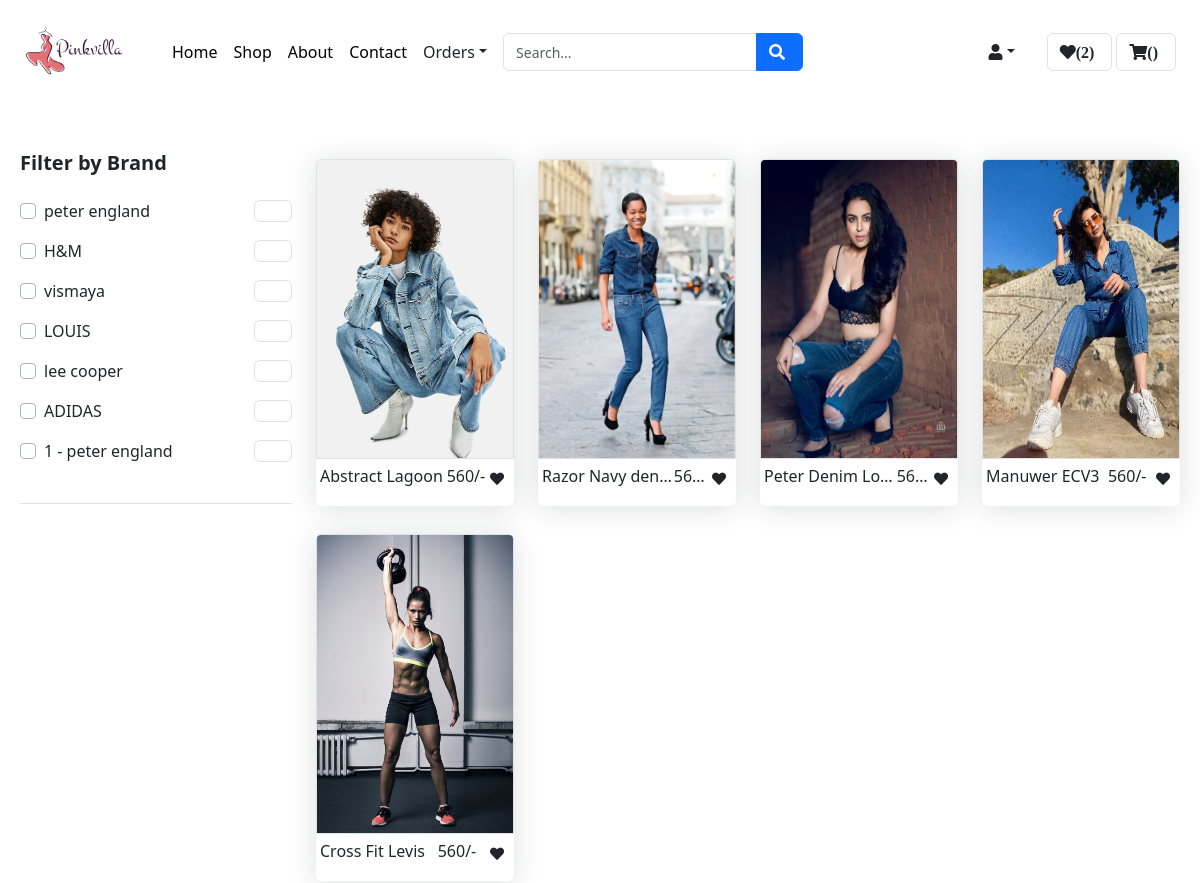
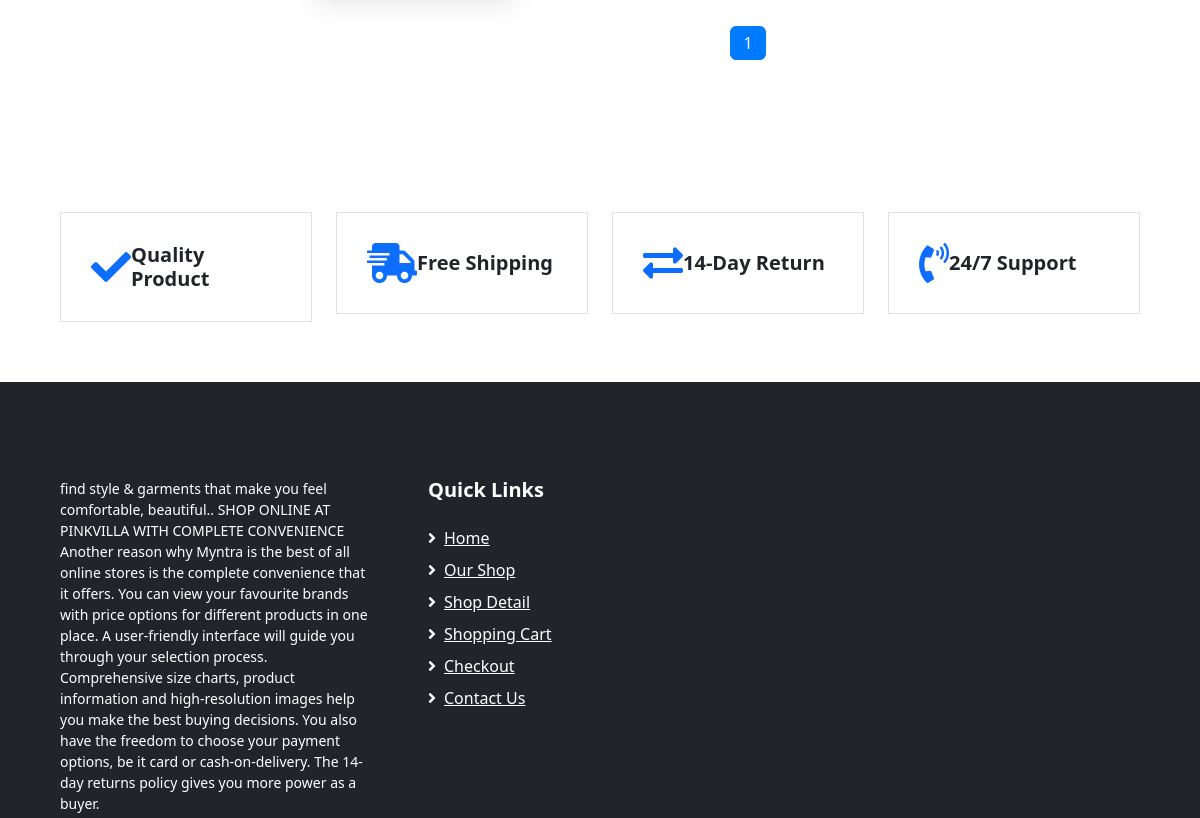
The page /shop/ (signed in, upper part) on the database as committed earlier (2 pictures, top to bottom).
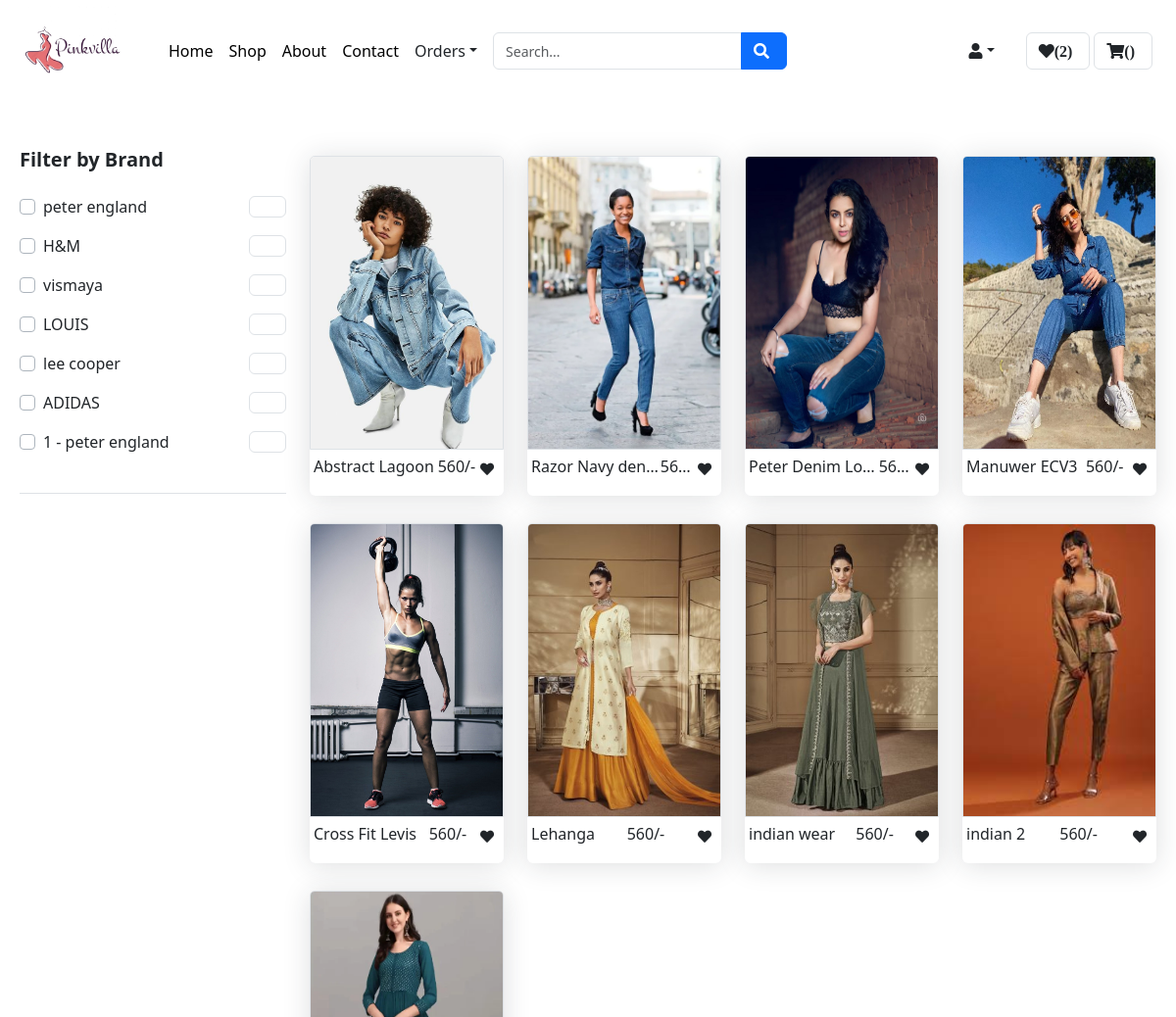
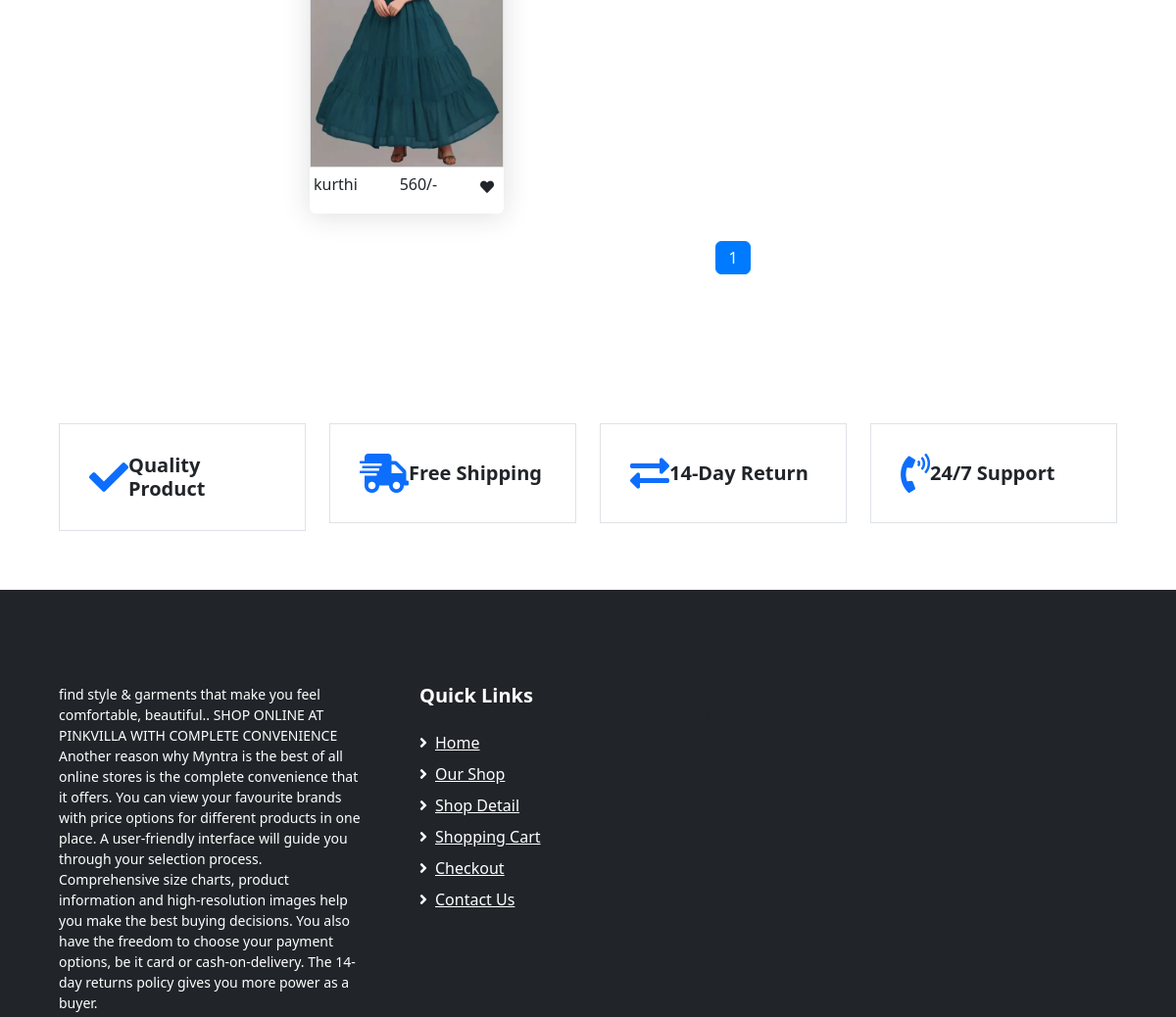
The same page on the database as committed later (2 pictures, top to bottom).
### app1/models.py (models this page shows, shortened)
class Brand(models.Model):
    brand = models.CharField(max_length=20)

class Product(models.Model):
    id = models.AutoField(primary_key=True)
    name = models.CharField(max_length=100)
    brand = models.ForeignKey(Brand,on_delete=models.CASCADE)
    category = models.ForeignKey(category,on_delete=models.CASCADE)
    description = models.TextField()
    sales_count = models.PositiveIntegerField(default=0)
    wardrobe_essential = models.BooleanField(default=False)
    image = models.ImageField(blank=True, upload_to='images/')

### app1/views.py (the view)
# urls.py: path('shop/',views.shop, name='shop'),
def shop(request):
    username = request.session["username"]
    user = custom_user.objects.get(username=username)
    wishlistobj = Wishlist.objects.filter(username=user)
    wishlist_count = wishlistobj.count()
    products = Product.objects.all()
    brands = Brand.objects.all()
    selected_brands = request.POST.getlist('brands')
    if selected_brands:
        products = products.filter(brand__id__in=selected_brands)
    paginator = Paginator(products, 12)  # Show 12 products per page
    page = request.GET.get('page')
    try:
        products = paginator.page(page)
    except PageNotAnInteger:
        products = paginator.page(1)
    except EmptyPage:
        products = paginator.page(paginator.num_pages)
    context = {
        "products": products,
        "brand": brands,
        "wishlist_count":wishlist_count
    }
    return render(request,'shop.html',context)

### app1/templates/shop.html (shortened to what this page needs)
{% extends 'user_home.html' %}
{% load static %}
{% block main-content %}
<div class="container-fluid pt-5">
    <div class="row px-xl-2 pb-3">
        <div class="col-lg-3 col-md-4 col-sm-12 pb-1">
            <div class="border-bottom mb-4 pb-4">
                <h5 class="font-weight-semi-bold mb-4">Filter by Brand</h5>
                <form method="post">
                    {% for b in brand %}
                    <div class="custom-control custom-checkbox d-flex align-items-center justify-content-between mb-3">
                        <label class="custom-control-label" for="brand-{{ b.id }}">{{ b.brand }}</label>
                        <span class="badge border font-weight-normal">150</span>
                    </div>
                    {% endfor %}
                </form>
            </div>
        </div>
        <div class="col-lg-9 col-md-8 col-sm-12">
            <div class="row">
                {% for product in products %}
                <div class="col-lg-3 col-md-6 col-sm-12 pb-1">
                    <div class="card product-item border-0 mb-4">
                        <a href="{% url 'product_detail' product.id %}">
                            <div class="card-header product-img position-relative overflow-hidden bg-transparent border p-0">
                                <img class="img-fluid w-100" src="{{ product.image.url }}" alt=""
                                    style="height: 300px;">
                            </div>
                        </a>
                        <div class="d-flex p-1 pt-0 pb-2" style="justify-content: space-between;">
                            <h6 class="text-truncate mb-2 mt-2">{{ product.name }}</h6>
                            <h6 class="text-truncate mb-2 mt-2">560/-</h6>
                            <a href="#" class="btn btn-sm text-dark p-0  mb-2 mt-2">
                                <i class="fa fa-heart" aria-hidden="true"></i>
                            </a>
                        </div>
                    </div>
                </div>
                {% endfor %}
            </div>
            <nav aria-label="Products Pagination" class="d-flex justify-content-center">
                <ul class="pagination">
                    {% for num in products.paginator.page_range %}
                    <li class="page-item {% if num == products.number %}active{% endif %}">
                        <a class="page-link" href="?page={{ num }}">{{ num }}</a>
                    </li>
                    {% endfor %}
                </ul>
            </nav>
        </div>
    </div>
</div>
{% endblock main-content %}

### app1/templates/user_home.html (shortened to what this page needs)
<!DOCTYPE html>
<html lang="en">
  {% load static %}
<head>
    <link href="https://cdnjs.cloudflare.com/ajax/libs/font-awesome/5.10.0/css/all.min.css" rel="stylesheet">
    <link href="lib/owlcarousel/assets/owl.carousel.min.css" rel="stylesheet">
    <link href="/static/app/css/style.min.css" rel="stylesheet">
    <link href="{% static 'app/css/style.css' %}" rel="stylesheet">
    <link href="https://cdn.jsdelivr.net/npm/bootstrap@5.3.0/dist/css/bootstrap.min.css" rel="stylesheet">
</head>
<body>
    <div class="row align-items-center py-1 px-xl-4">
        <div class="d-flex align-items-center">
            <div class="mr-5 d-none d-lg-block">
                <a href="" class="text-decoration-none">
                    <h1 class="mb-3 display-5 font-weight-semi-bold">
                             <img src="{% static "app/img/product/logo2.png" %}" alt="Logo" class="img-fluid"  style="width: 100px; height: auto; ">
                    </h1>
                </a>
            </div>
            <div class="mr-3">
                <a href="{% url 'userhome' %}" style="text-decoration: none;">
                    <button type="button" style="border: none; background: none; padding: 0; cursor: pointer;">Home</button>
                </a>
            </div>
            <div class="mr-3">
                <a href="{% url 'shop' %}" style="text-decoration: none;">
                    <button type="button" style="border: none; background: none; padding: 0; cursor: pointer;">Shop</button>
                </a>
            </div>
            <div class="mr-3">
                <a href="{% url 'about' %}" style="text-decoration: none;">
                    <button type="button" style="border: none; background: none; padding: 0; cursor: pointer;">About</button>
                </a>
            </div>
            <div class="mr-3">
                <a href="{% url 'contact' %}" style="text-decoration: none;">
                    <button type="button" style="border: none; background: none; padding: 0; cursor: pointer;">Contact</button>
                </a>
            </div>
            <div class="nav-item dropdown mr-3">
                <a href="#" class="nav-link dropdown-toggle" data-toggle="dropdown">Orders</a>
            </div>
                    <form action="{% url 'search' %}" method="GET" class="flex-grow-1">
                        <div class="input-group" style="width: 300px;">
                            <input type="text" class="form-control" name="search" placeholder="Search...">
                            <div class="input-group-append">
                                <button type="submit" class="btn btn-primary">
                                    <i class="fa fa-search"></i>
                                </button>
                            </div>
                        </div>
                    </form>
                <div class="nav-item dropdown mr-3">
                    <a href="#" class="nav-link dropdown-toggle " data-toggle="dropdown"><i class="fa fa-user" aria-hidden="true"></i></a>
                </div>
                <a href="{% url 'wishlist' %}" class="btn border ml-3">
                    <i class="fas fa-heart">({{ wishlist_count }})</i>
                </a>
                <a href="{% url 'show-cart' %}" class="btn border ml-1">
                    <i class="fas fa-shopping-cart">({{ cart_count }})</i>
                </a>
            </div>
        </div>
   {% block main-content%}{% endblock main-content%}
    <br>
    <br>
    <br>
     <div class="container-fluid pt-5">
        <div class="row px-xl-5 pb-3">
            <div class="col-lg-3 col-md-6 col-sm-12 pb-1">
                <div class="d-flex align-items-center border mb-4" style="padding: 30px;">
                    <h1 class="fa fa-check text-primary m-0 mr-3"></h1>
                    <h5 class="font-weight-semi-bold m-0">Quality Product</h5>
                </div>
            </div>
            <div class="col-lg-3 col-md-6 col-sm-12 pb-1">
                <div class="d-flex align-items-center border mb-4" style="padding: 30px;">
                    <h1 class="fa fa-shipping-fast text-primary m-0 mr-2"></h1>
                    <h5 class="font-weight-semi-bold m-0">Free Shipping</h5>
                </div>
            </div>
            <div class="col-lg-3 col-md-6 col-sm-12 pb-1">
                <div class="d-flex align-items-center border mb-4" style="padding: 30px;">
                    <h1 class="fas fa-exchange-alt text-primary m-0 mr-3"></h1>
                    <h5 class="font-weight-semi-bold m-0">14-Day Return</h5>
                </div>
            </div>
            <div class="col-lg-3 col-md-6 col-sm-12 pb-1">
                <div class="d-flex align-items-center border mb-4" style="padding: 30px;">
                    <h1 class="fa fa-phone-volume text-primary m-0 mr-3"></h1>
                    <h5 class="font-weight-semi-bold m-0">24/7 Support</h5>
                </div>
            </div>
        </div>
    </div>
    <div class="container-fluid bg-dark text-white mt-3 pt-5">
        <div class="row px-xl-5 pt-5">
            <div class="col-lg-4 col-md-12 mb-5 pr-3 pr-xl-5">
                <p>find style & garments that make you feel comfortable, beautiful..
                    SHOP ONLINE AT PINKVILLA WITH COMPLETE CONVENIENCE
Another reason why Myntra is the best of all online stores is the complete convenience that it offers.
 You can view your favourite brands with price options for different products in one place.
 A user-friendly interface will guide you through your selection process. Comprehensive size charts,
  product information and high-resolution images help you make the best buying decisions.
   You also have the freedom to choose your payment options, be it card or cash-on-delivery.
    The 14-day returns policy gives you more power as a buyer.
                </p>
            </div>
            <div class="col-lg-8 col-md-12">
                <div class="row">
                    <div class="col-md-4 mb-5">
                        <h5 class="font-weight-bold text-white mb-4">Quick Links</h5>
                        <div class="d-flex flex-column justify-content-start">
                            <a class="text-white mb-2" href="index.html"><i class="fa fa-angle-right mr-2"></i>Home</a>
                            <a class="text-white mb-2" href="shop.html"><i class="fa fa-angle-right mr-2"></i>Our Shop</a>
                            <a class="text-white mb-2" href="detail.html"><i class="fa fa-angle-right mr-2"></i>Shop Detail</a>
                            <a class="text-white mb-2" href="cart.html"><i class="fa fa-angle-right mr-2"></i>Shopping Cart</a>
                            <a class="text-white mb-2" href="checkout.html"><i class="fa fa-angle-right mr-2"></i>Checkout</a>
                            <a class="text-white" href="contact.html"><i class="fa fa-angle-right mr-2"></i>Contact Us</a>
                        </div>
                    </div>
                     <div class="col-md-4 mb-5">
                        <div class="d-flex flex-column justify-content-start">
                            <div class="d-inline-flex align-items-center">
                                <a class="text-dark px-2" href="">
                                    <i class="fab fa-facebook-f"></i>
                                </a>
                                <a class="text-dark px-2" href="">
                                    <i class="fab fa-twitter"></i>
                                </a>
                                <a class="text-dark px-2" href="">
                                    <i class="fab fa-linkedin-in"></i>
                                </a>
                                <a class="text-dark px-2" href="">
                                    <i class="fab fa-instagram"></i>
                                </a>
                                <a class="text-dark pl-2" href="">
                                    <i class="fab fa-youtube"></i>
                                </a>
                        </div>
                    </div>
                </div>
            </div>
        </div>
    </div>
</body>
</html>

Rows that differ between the two databases and show on the page:
added Product: image (picture), name "Lehanga"
added Product: image (picture), name "indian wear"
added Product: image (picture), name "indian 2"
added Product: image (picture), name "kurthi"
